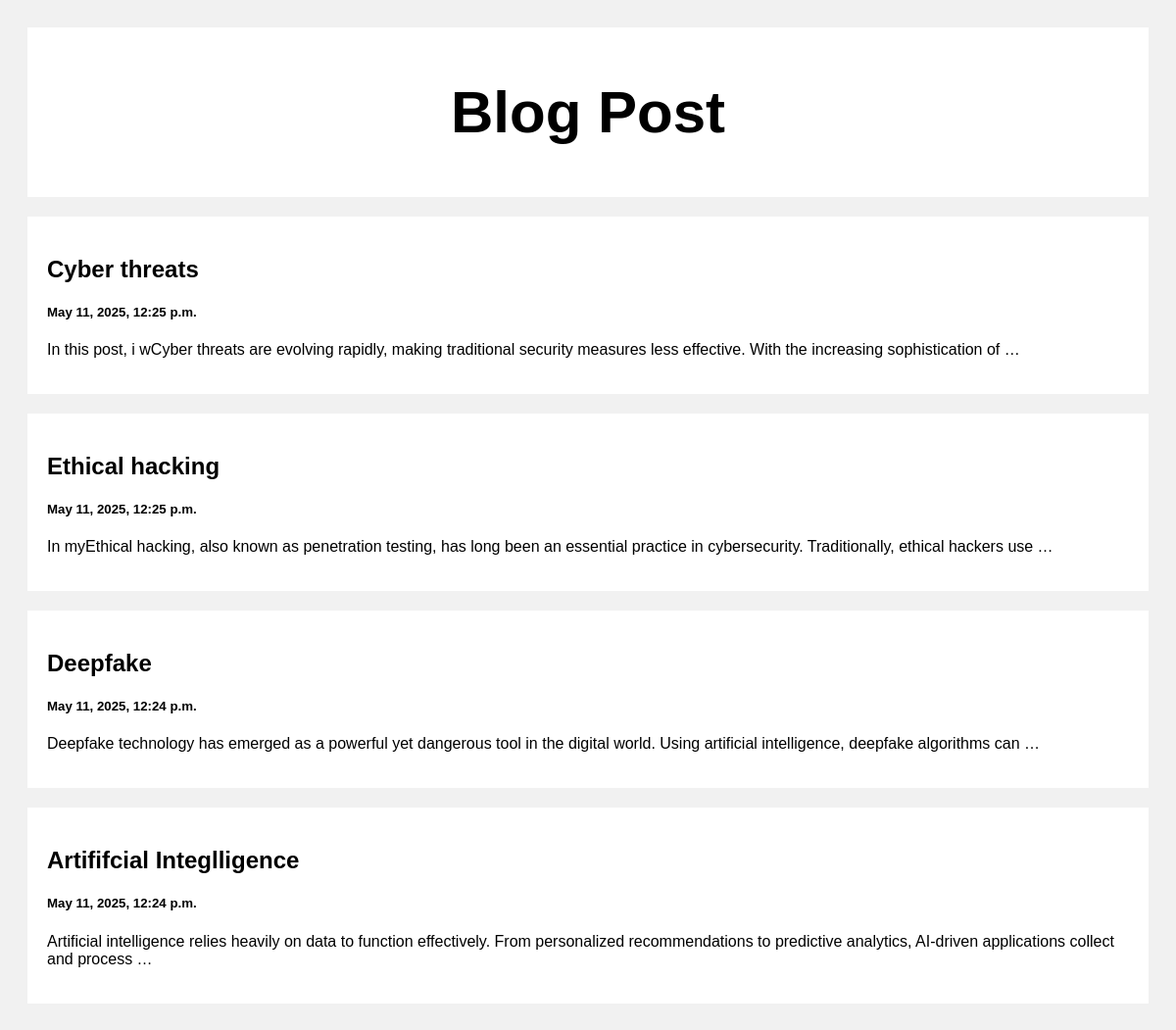
The page / on the database its author committed.
### posts/models.py (models this page shows)
class Post(models.Model):
    title = models.CharField(max_length=100)
    body = models.CharField(max_length=1000000)
    created_at = models.DateTimeField(default=datetime.now, blank=True)

### posts/views.py (the view)
# urls.py: path('', views.index, name='index'),
def index(request):
    posts = Post.objects.all()
    return render(request, 'index.html', {'posts':posts})

### templates/index.html (shortened to what this page needs)
<!DOCTYPE html>
<html>
<head>
</head>
<body>
<div class="header">
  <a style="text-decoration: none; color: black;" href="/"><h2>Blog Post</h2></a>
</div>
<div class="row">
  <div class="leftcolumn">
    {% for post in posts reversed %}
    <div class="card">
      <a style="text-decoration: none; color: black;" href="/post/{{post.id}}">
        <h2>{{post.title}}</h2>
        <h5>{{post.created_at}}</h5>
        <p>{{post.body|truncatewords:20}}</p>
      </a>
    </div>
    {% endfor %}
  </div>
</div>
</body>
</html>

### templates/index.html (style rules this page uses)
* { box-sizing: border-box; }
body { font-family: Arial; padding: 20px; background: #f1f1f1; }
.header { padding: 2px; font-size: 40px; text-align: center; background: white; }
.leftcolumn { float: left; width: 100%; }
.card { background-color: white; padding: 20px; margin-top: 20px; }
.row:after { content: ""; display: table; clear: both; }

### rows shown on the page
Post: title "Cyber threats", created_at "May 11, 2025, 12:25 p.m.", body "In this post, i wCyber threats are evolving rapidly, making traditional security measures less effective. With the increasing sophistication of …"
Post: title "Ethical hacking", created_at "May 11, 2025, 12:25 p.m.", body "In myEthical hacking, also known as penetration testing, has long been an essential practice in cybersecurity. Traditionally, ethical hackers use …"
Post: title "Deepfake", created_at "May 11, 2025, 12:24 p.m.", body "Deepfake technology has emerged as a powerful yet dangerous tool in the digital world. Using artificial intelligence, deepfake algorithms can …"
Post: title "Artififcial Integlligence", created_at "May 11, 2025, 12:24 p.m.", body "Artificial intelligence relies heavily on data to function effectively. From personalized recommendations to predictive analytics, AI-driven applications collect and process …"
